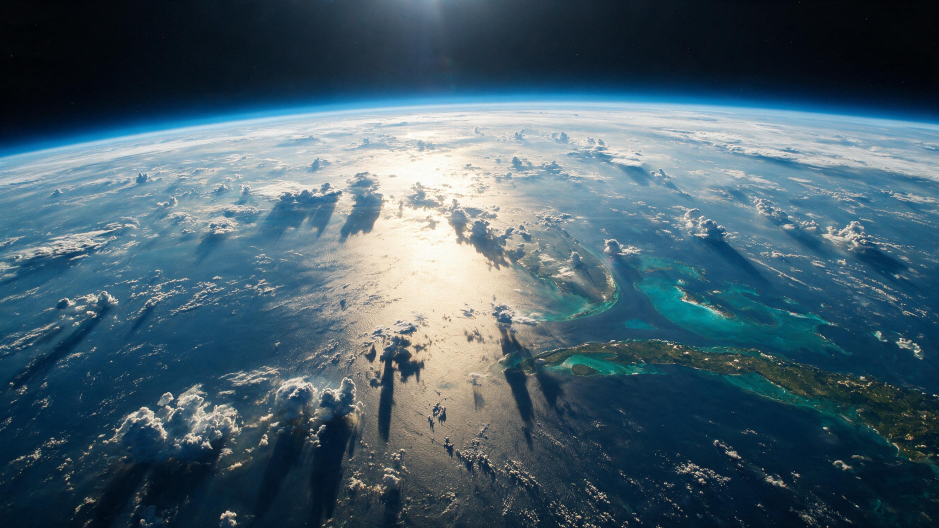
#> input picture references/approved/earth-close.jpg, 2816 x 1584 px, found by its file name (shown at 1/3 size)
$ python edgeprep.py
#> lines starting #> are read from the running program, lines starting #| are printed output that depends on the picture
import numpy as np, cv2

W, H = 2816, 1584
M, MB = 704, 396
WORK = 'out/work/earth/relief'
im = cv2.imread('references/approved/earth-close.jpg')
#> im is the input picture: shape (1584, 2816, 3); mean B, G, R 108, 95.1, 70.8
q = [cv2.IMWRITE_JPEG_QUALITY, 96]
for name, dst, src in (
    ('left', (slice(0, H), slice(M, W)), (slice(0, H), slice(0, W - M))),
    ('right', (slice(0, H), slice(0, W - M)), (slice(0, H), slice(M, W))),
    ('bottom', (slice(0, H - MB), slice(0, W)), (slice(MB, H), slice(0, W))),
):
    out = np.zeros((H, W, 3), np.uint8)
    out[:] = (255, 0, 255)
    out[dst] = im[src]
    cv2.imwrite(f'{WORK}/edge-input-{name}.jpg', out, q)
#> this loop made 3 passes
#> pass 1, `cv2.imwrite(f'{WORK}/edge-input-{name}.jpg', out, q)`:
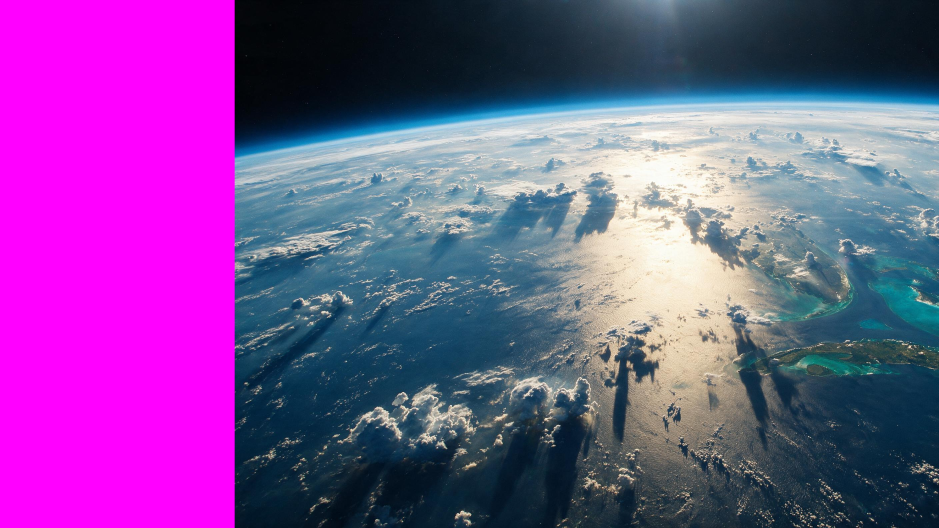
#> saved as edge-input-left.jpg: shape (1584, 2816, 3) (shown at 1/3 size); mean B, G, R 149.1, 76.6, 123.9
#> pass 2, `cv2.imwrite(f'{WORK}/edge-input-{name}.jpg', out, q)`:
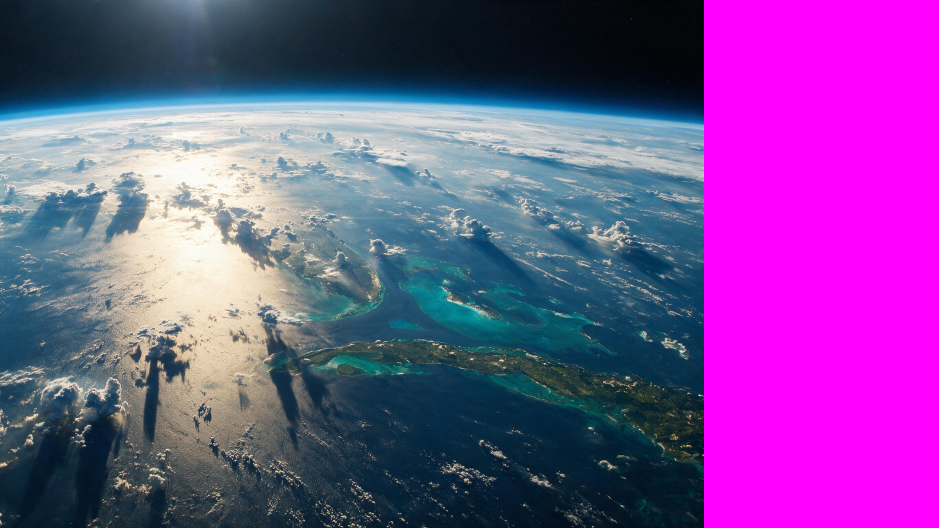
#> saved as edge-input-right.jpg: shape (1584, 2816, 3) (shown at 1/3 size); mean B, G, R 148.1, 75.8, 122.4
#> after the loop:
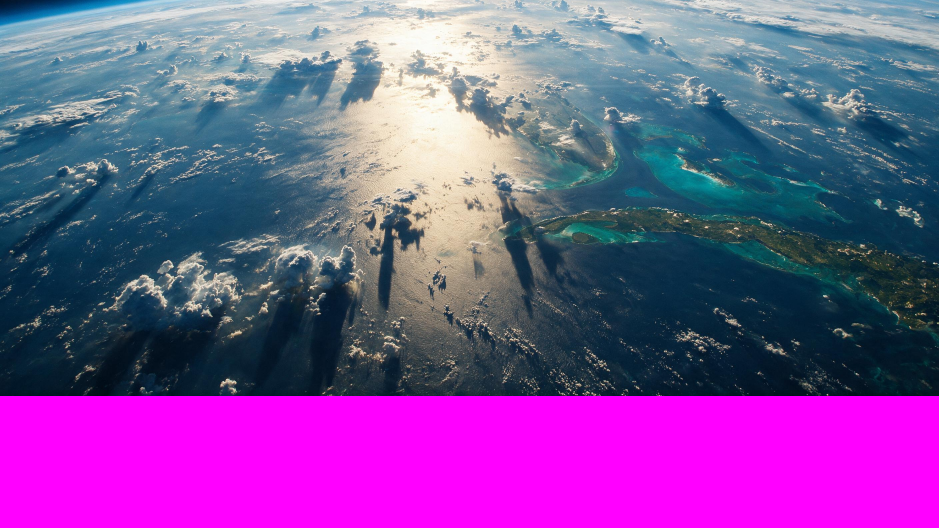
#> out: shape (1584, 2816, 3) (shown at 1/3 size); mean B, G, R 152.5, 79.9, 124.8

$ run again, with references/approved/mars-close.jpg copied over references/approved/earth-close.jpg
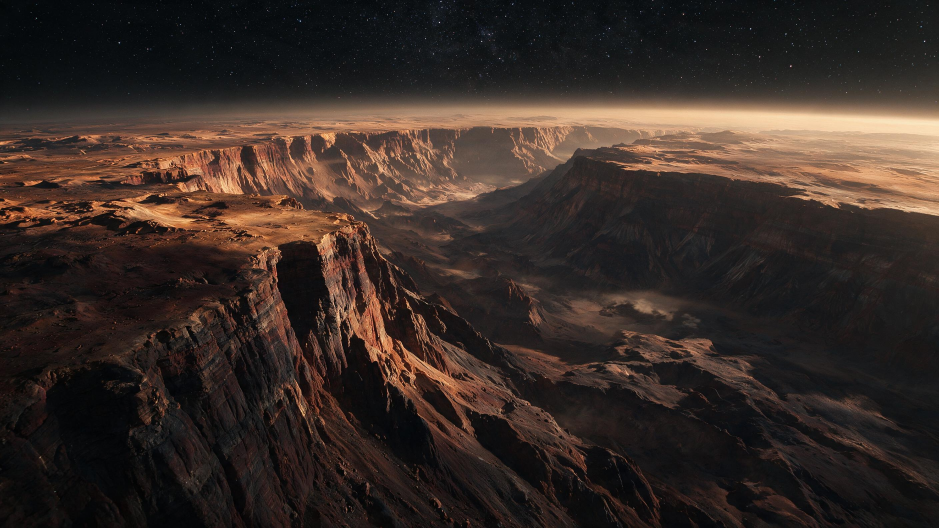
#> input picture references/approved/mars-close.jpg, 2816 x 1584 px, found by its file name (shown at 1/3 size)
#> im is the input picture: shape (1584, 2816, 3); mean B, G, R 38.7, 44.4, 56.4
#> the loop `for name, dst, src in ( ('left', (slice(0, H), slice(M, W)), (slice(0,..` made 3 passes
#> pass 1, `cv2.imwrite(f'{WORK}/edge-input-{name}.jpg', out, q)`:
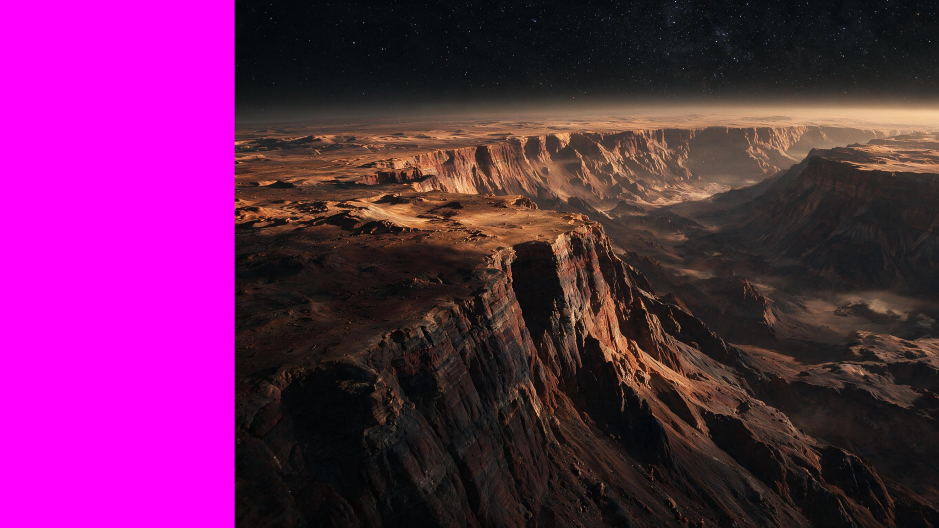
#> saved as edge-input-left.jpg: shape (1584, 2816, 3) (shown at 1/3 size); mean B, G, R 91.1, 31.4, 104.8
#> after the loop `for name, dst, src in (`:
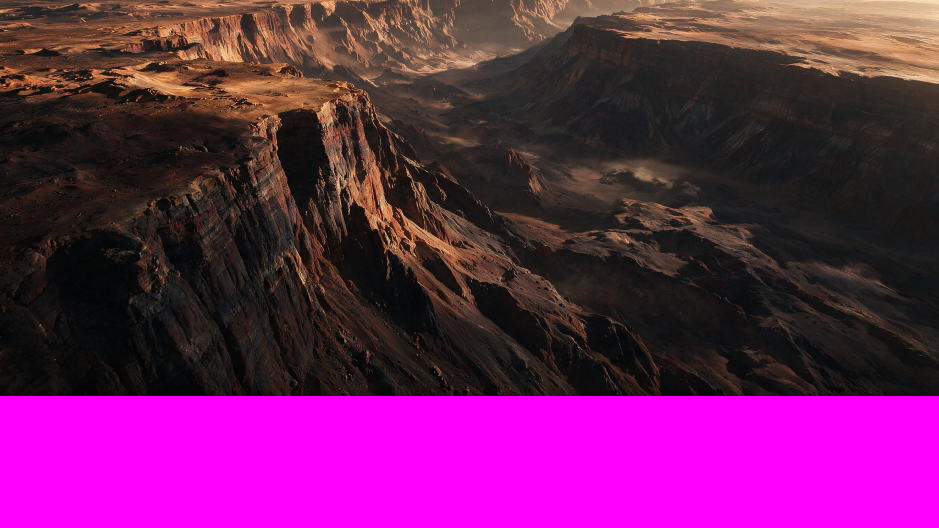
#> out: shape (1584, 2816, 3) (shown at 1/3 size); mean B, G, R 91.6, 32.4, 106.8

$ run again, with references/approved/uranus-close.jpg copied over references/approved/earth-close.jpg
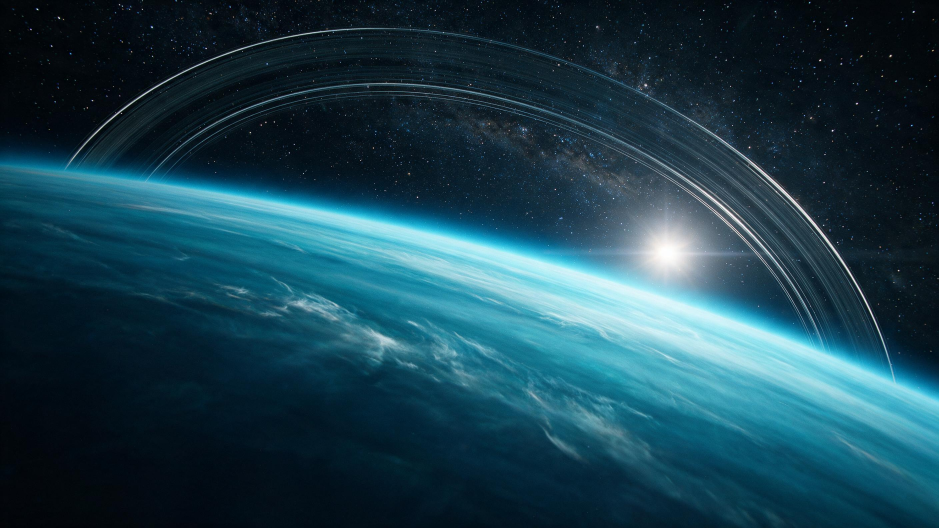
#> input picture references/approved/uranus-close.jpg, 2816 x 1584 px, found by its file name (shown at 1/3 size)
#> im is the input picture: shape (1584, 2816, 3); mean B, G, R 78.7, 64.6, 27.6
#> the loop `for name, dst, src in ( ('left', (slice(0, H), slice(M, W)), (slice(0,..` made 3 passes
#> pass 1, `cv2.imwrite(f'{WORK}/edge-input-{name}.jpg', out, q)`:
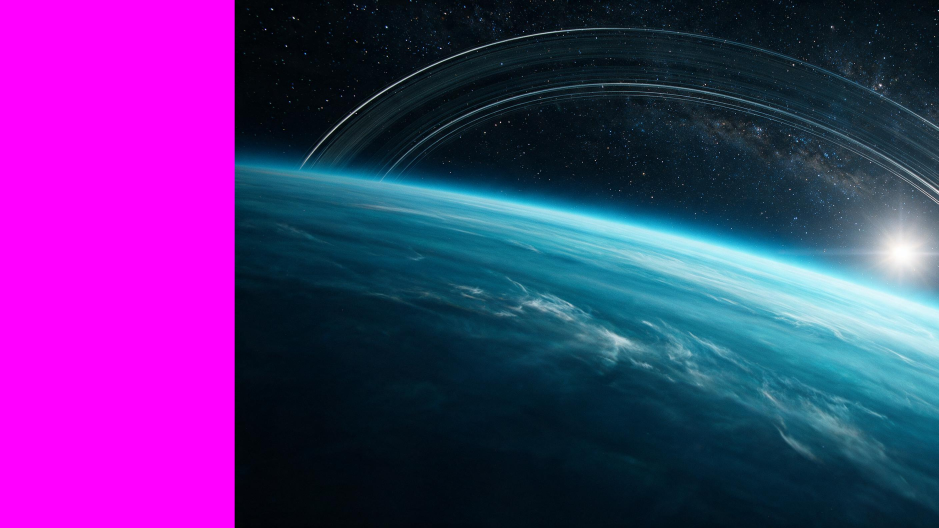
#> saved as edge-input-left.jpg: shape (1584, 2816, 3) (shown at 1/3 size); mean B, G, R 121.3, 46.9, 83.3
#> after the loop `for name, dst, src in (`:
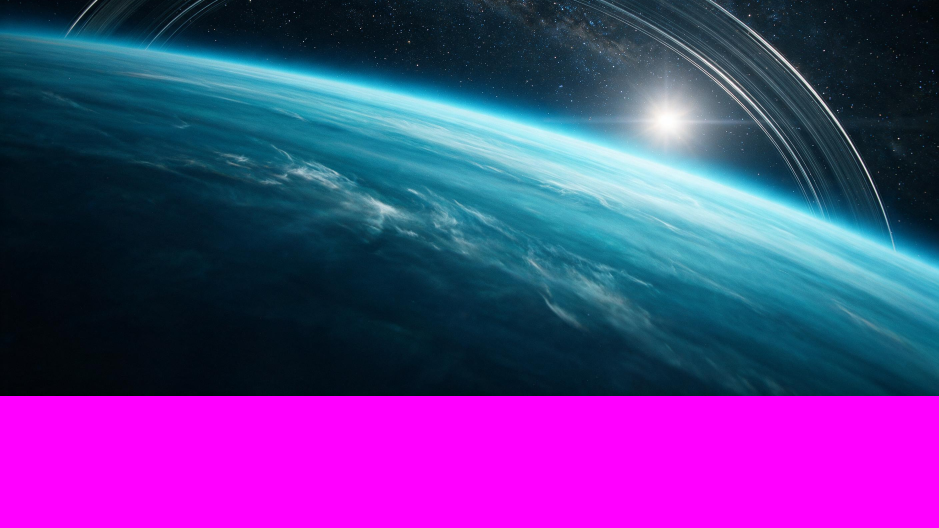
#> out: shape (1584, 2816, 3) (shown at 1/3 size); mean B, G, R 134.5, 58.7, 88.5
